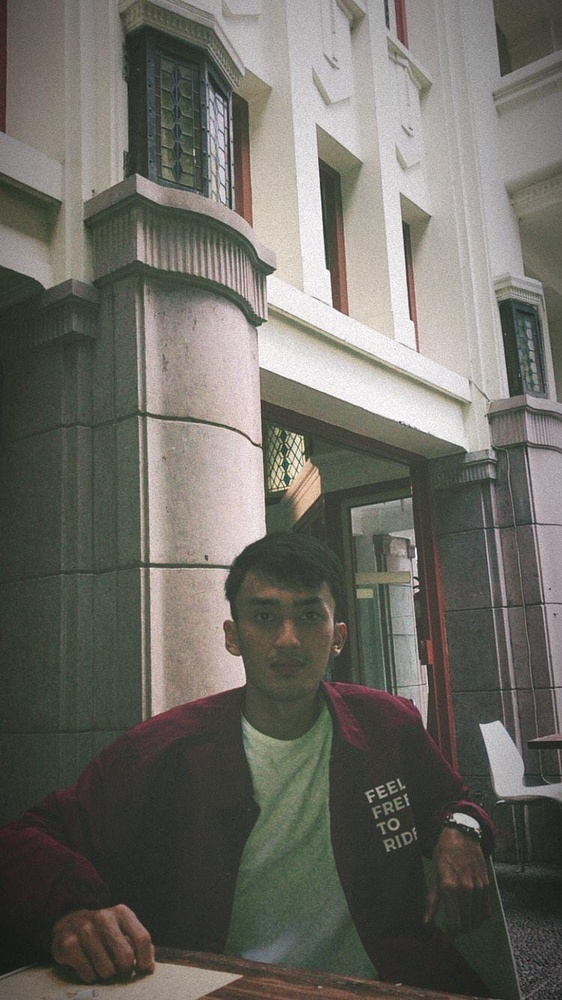
#> input picture tugas.jpeg, 562 x 1000 px, shrunk from 750 x 1334 before the run
$ python Prak9.3.Canny.py
#> lines starting #> are read from the running program, lines starting #| are printed output that depends on the picture
# Import library
import cv2 as cv
import numpy as np
import matplotlib.pyplot as plt

# Read input image from file
img = cv.imread("tugas.jpeg", cv.IMREAD_GRAYSCALE)
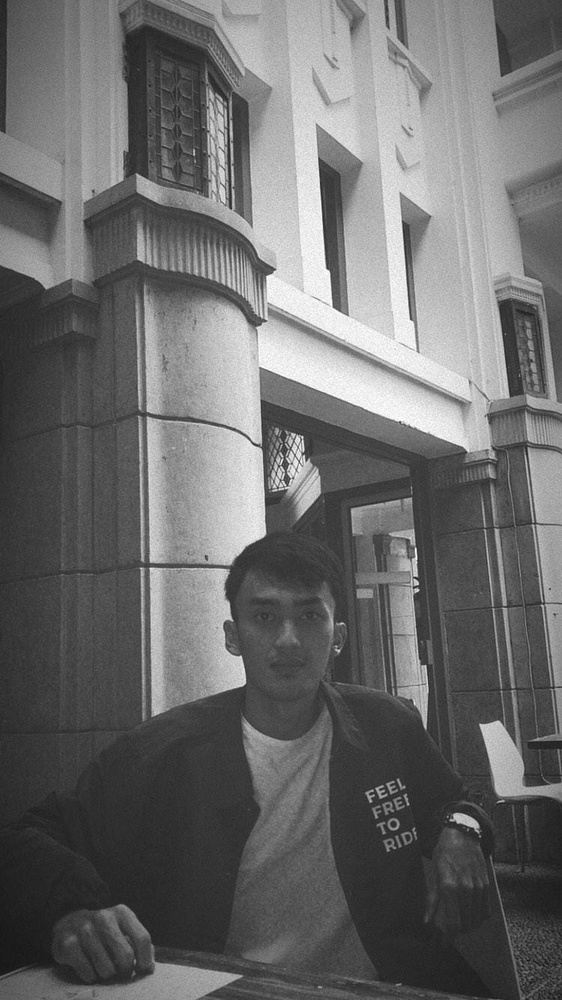
#> img: shape (1000, 562); min 19, max 255, mean 106.5

# Canny
img_canny = cv.Canny(img, 100, 200)
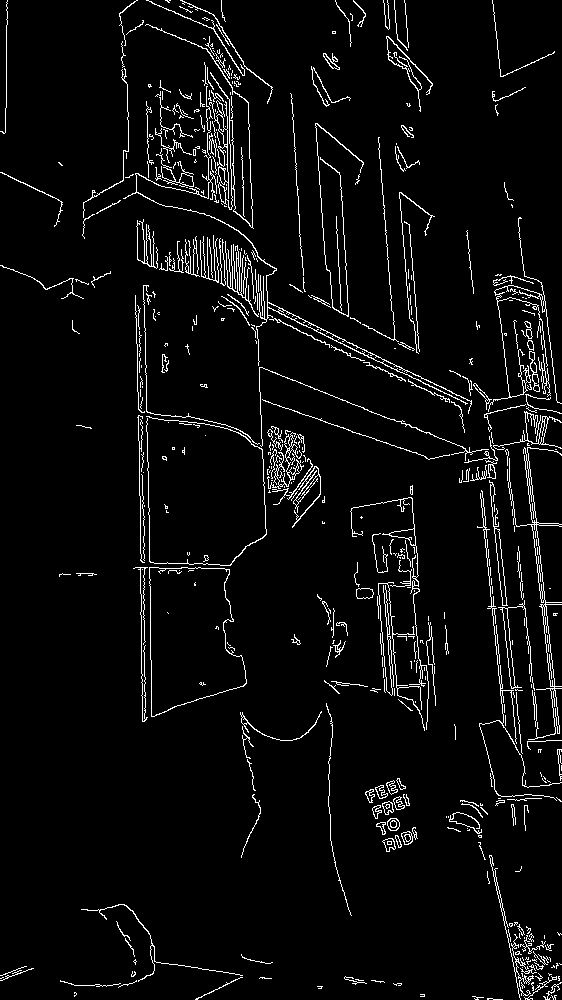
#> img_canny: shape (1000, 562); 4.5% white in thin lines or dots

# Plot output image
fig, axes = plt.subplots(2, 2, figsize=(20, 20))
ax = axes.ravel()

ax[0].imshow(img, cmap='gray')
ax[0].set_title("Citra Input")
ax[1].hist(img.ravel(), bins=256)
ax[1].set_title("Histogram Citra Input")

ax[2].imshow(img_canny, cmap='gray')
ax[2].set_title("Citra Output")
ax[3].hist(img_canny.ravel(), bins=256)
ax[3].set_title("Histogram Citra Output")

fig.tight_layout()
plt.show()
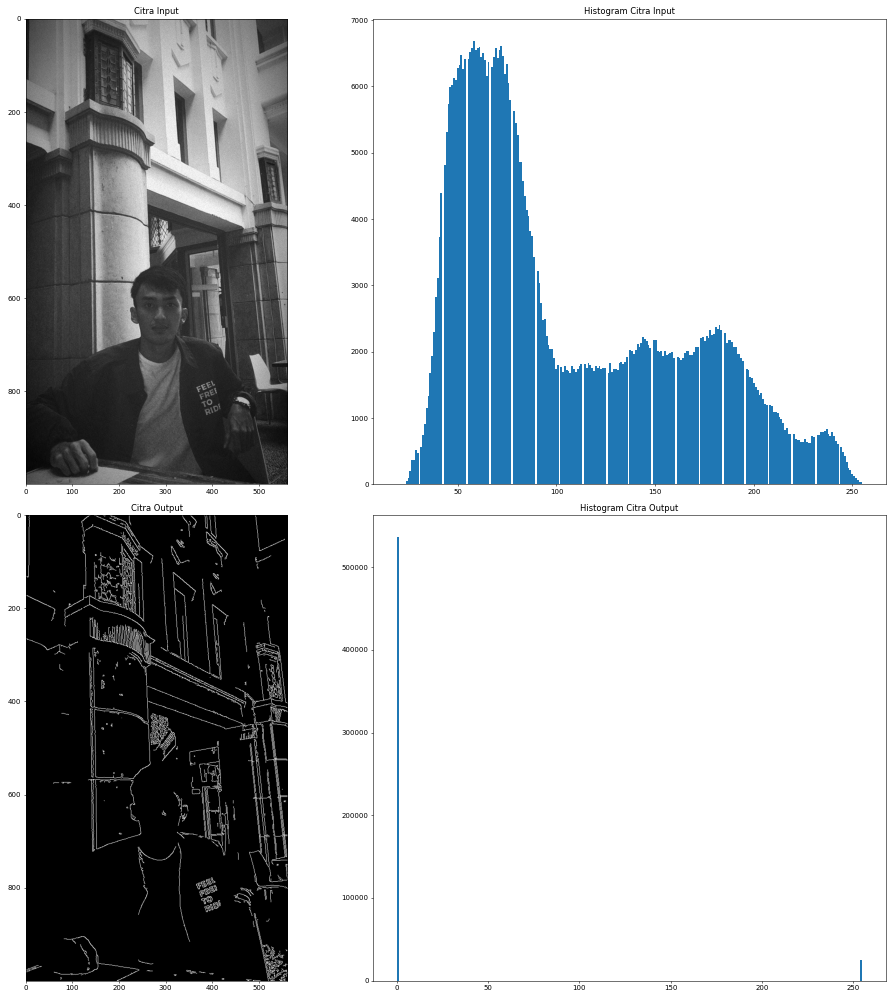
#> figure drawn by matplotlib, 4 panels; panel 2: tallest bar 6686 high, from x = 57.72 to 58.64; panel 4: tallest bar 536473 high, from x = 0 to 0.996
